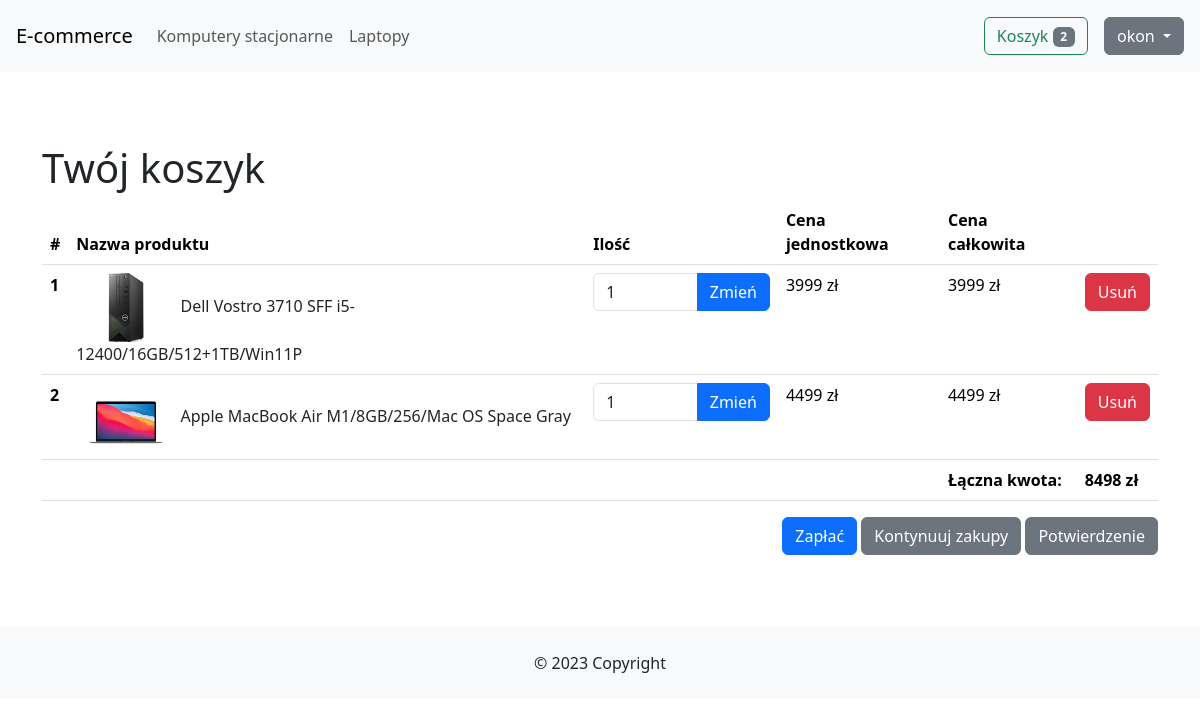
The page /cart/ (signed in) on the database its author committed.
### home/models.py (models this page shows, shortened)
class CartItem(models.Model):
    cart = models.ForeignKey(Cart, on_delete=models.CASCADE)
    product = models.ForeignKey(Product, on_delete=models.CASCADE)
    quantity = models.PositiveIntegerField(default=1)
    @property
    def price(self):
        return self.product.price * self.quantity

class Product(models.Model):
    id = models.AutoField(primary_key=True)
    product_category = models.ForeignKey(Category, related_name='category_fk', on_delete=models.CASCADE, null=True)
    price = models.IntegerField(default=0)
    quantity = models.IntegerField(default=0)
    product_stripe_key = models.CharField(max_length=50, default="")

class Computer(Product):
    name = models.CharField(max_length=150)
    manufacturer = models.CharField(max_length=20, default="")
    cpu = models.CharField(max_length=50, default="")
    gpu = models.CharField(max_length=50, default="")
    ram = models.IntegerField(default=8)
    system = models.CharField(max_length=50, default="")
    image = models.ImageField(upload_to="home/images", default="")

### home/views.py (the view)
# urls.py: path('cart/', views.cart_view, name='cart'),
def cart_view(request):
    if request.user.is_authenticated:
        cart, created = Cart.objects.get_or_create(user=request.user)
    else:
        session_id = request.session.session_key or SessionStore().session_key
        if not session_id:
            session_id = str(uuid.uuid4())
            request.session['session_id'] = session_id
        cart, created = Cart.objects.get_or_create(session_id=session_id, user=None)
    cart_items = cart.cartitem_set.all()
    total_price = sum(item.price for item in cart_items)
    total_quantity = sum(item.quantity for item in cart_items)
    request.session['total_quantity'] = total_quantity
    context = {
        'cart_items': cart_items,
        'total_price': total_price,
        'total_quantity': total_quantity
    }
    return render(request, 'cart.html', context)

### home/templates/cart.html (shortened to what this page needs)
{%extends "index.html" %}
{% block content %}
<div class="container my-5">
    <div class="row">
        <div class="col-12">
            <h1>Twój koszyk</h1>
        </div>
    </div>
    <div class="row">
        <div class="col-12">
            <table class="table table-hover">
                <thead>
                <tr>
                    <th scope="col">#</th>
                    <th scope="col">Nazwa produktu</th>
                    <th scope="col">Ilość</th>
                    <th scope="col">Cena jednostkowa</th>
                    <th scope="col">Cena całkowita</th>
                    <th scope="col"></th>
                </tr>
                </thead>
                <tbody>
                {% for item in cart_items %}
                <tr>
                    <th scope="row">{{ forloop.counter }}</th>
                    <td><img src="{{ item.product.computer.image.url }}" class="cart-item-img"
                             alt="{{ item.product.computer.name }}" style="max-width: 100px; padding: 0 10px">
                        <a class="text-decoration-none text-dark" href="{% url 'products' item.product.id %}">
                            {{ item.product.computer.name }}</a></td>
                    <td>
                        <form method="post" action="">
                            <div class="input-group">
                                <input type="number" class="form-control" name="quantity" value="{{ item.quantity }}"
                                       min="1" max="10">
                                <a class="btn btn-primary"
                                   href="{% url 'update_product_in_cart' item.product.id item.quantity %}">Zmień</a>
                            </div>
                        </form>
                    </td>
                    <td>{{ item.product.price }} zł</td>
                    <td>{{ item.price }} zł</td>
                    <td>
                        <form method="post" action="">
                            <a class="btn btn-danger" href="{% url 'remove_from_cart' item.product.id %}">Usuń</a>
                        </form>
                    </td>
                </tr>
                {% empty %}
                <tr>
                    <td colspan="6">Twój koszyk jest pusty.</td>
                </tr>
                {% endfor %}
                </tbody>
                <tfoot>
                <tr>
                    <td colspan="4"></td>
                    <td><strong>Łączna kwota:</strong></td>
                    <td><strong>{{ total_price }} zł</strong></td>
                </tr>
                </tfoot>
            </table>
            <div class="text-end">
                <form action="{% url 'checkout'%}" method="POST">
                    <button type="submit" id="checkout-button" class="btn btn-primary">Zapłać</button>
                    <a href="{% url 'home'%}" class="btn btn-secondary">Kontynuuj zakupy</a>
                    <a href="{% url 'order_generate' %}"
                       class="btn btn-secondary{% if cart.items.count == 0 %} disabled{% endif %}">Potwierdzenie</a>
                </form>
            </div>
        </div>
    </div>
</div>
{% endblock %}

### home/templates/index.html (shortened to what this page needs)
<!DOCTYPE html>
<html lang="pl">
<head>
    {% load django_bootstrap5 %}
    {% bootstrap_css %}
    {% load bootstrap_icons %}
</head>
<body>
<nav class="navbar navbar-expand-lg navbar-light bg-light p-3">
    <a class="navbar-brand" href="{% url 'home' %}">E-commerce</a>
    <div class="collapse navbar-collapse" id="navbarNav">
        <ul class="navbar-nav">
            <li class="nav-item">
                <a class="nav-link" href="{% url 'desktops' %}">Komputery stacjonarne</a>
            </li>
            <li class="nav-item">
                <a class="nav-link" href="{% url 'laptops' %}">Laptopy</a>
            </li>
        </ul>
    </div>
    <div class="text-end d-flex align-items-center">
        {% if user.is_authenticated %}
        <a class="btn btn-outline-success me-3" href="{% url 'cart' %}">{% bs_icon 'cart' %} Koszyk <span
                class="badge bg-secondary">{{total_quantity}}</span></a>
        <div class="dropdown">
            <a class="btn btn-secondary dropdown-toggle" href="#" role="button" data-bs-toggle="dropdown"
               aria-expanded="false">
                {% bs_icon 'person-circle' %} {{user.username}}
            </a>
        </div>
        {% endif %}
    </div>
</nav>
<div class="container-fluid p-4">
    {% block content %}{% endblock %}
</div>
<footer class="bg-light text-center ">
    <div class="container p-4 text-center">© 2023 Copyright</div>
</footer>
</body>
</html>

### rows shown on the page
CartItem: product.computer.image (picture), product.computer.name "Dell Vostro 3710 SFF i5-12400/16GB/512+1TB/Win11P", quantity "1", product.price "3999", price "3999"
CartItem: product.computer.image (picture), product.computer.name "Apple MacBook Air M1/8GB/256/Mac OS Space Gray", quantity "1", product.price "4499", price "4499"

### other values the page prints
{{ total_quantity }} "2"
{{ user.username }} "okon"
{{ total_price }} "8498"
